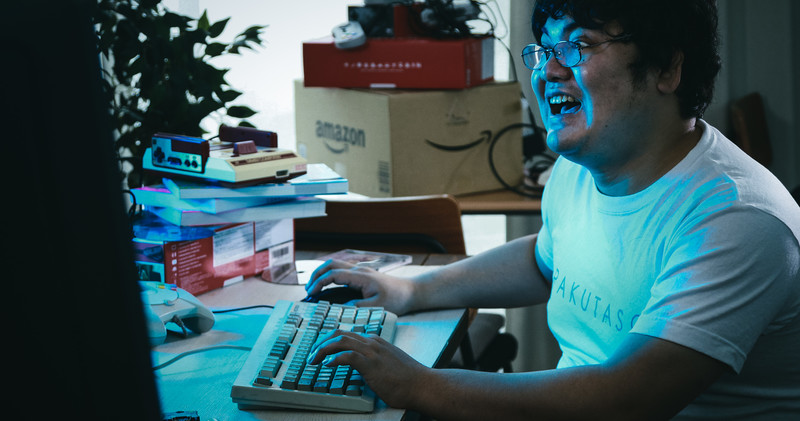
%> input picture A.jpg, 800 x 421 px
$ octave kadai2.m   (GNU Octave 9; MATLAB toolbox functions it lacks are replaced by stand-ins)
%> lines starting %> are read from the running program, lines starting %| are printed output that depends on the picture; in (x1, y1, x2, y2) boxes, pixels count from 0 and x2, y2 are one past the last pixel; in counts of white or black regions, pixels touching at a corner belong together; the program's own positions count from 1
% 課題２　階調数と疑似輪郭
% ２階調，４階調，８階調の画像を生成せよ．
% 下記はサンプルプログラムである．
% 課題作成にあたっては「Lenna」以外の画像を用いよ．

clear; % 変数のオールクリア

ORG=imread('A.jpg'); % 原画像の入力
%> ORG is the input picture: size 421x800x3 uint8; mean R, G, B 59.4, 86.9, 91.5
ORG = rgb2gray(ORG); colormap(gray); colorbar;
imagesc(ORG); axis image; % 画像の表示
pause; % 一時停止

% ２階調画像の生成
IMG = ORG>128;
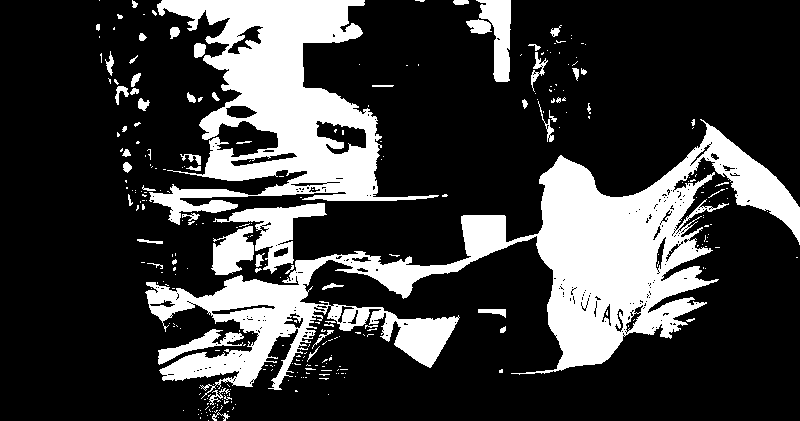
%> IMG: size 421x800 logical; 23.9% white; 303 white regions (245 under 20 px), largest, box (x1, y1, x2, y2) and area: (145, 119, 800, 399) 45114, (149, 0, 439, 225) 25014, (213, 203, 327, 274) 2502
imagesc(IMG); colormap(gray); colorbar;  axis image;
pause;

% ４階調画像の生成
IMG0 = ORG>64;
%> IMG0: size 421x800 logical; 46.4% white; 174 white regions (120 under 20 px), largest, box (x1, y1, x2, y2) and area: (119, 0, 800, 421) 149577, (493, 127, 546, 184) 1434, (99, 49, 142, 107) 782
IMG1 = ORG>128;
IMG2 = ORG>192;
%> IMG2: size 421x800 logical; 7.5% white; 167 white regions (131 under 20 px), largest, box (x1, y1, x2, y2) and area: (158, 0, 364, 168) 11915, (550, 158, 610, 285) 4766, (462, 215, 506, 256) 1449
IMG = IMG0 + IMG1 + IMG2;
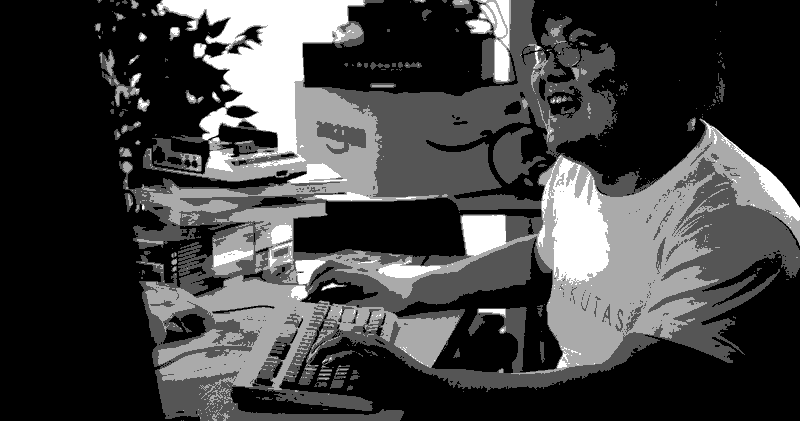
%> IMG: size 421x800 double; min 0, max 3, mean 0.779; drawn with min black and max white
imagesc(IMG); colormap(gray); colorbar;  axis image;
pause;

% ８階調については，各自検討してください．
IMG0 = ORG>32;
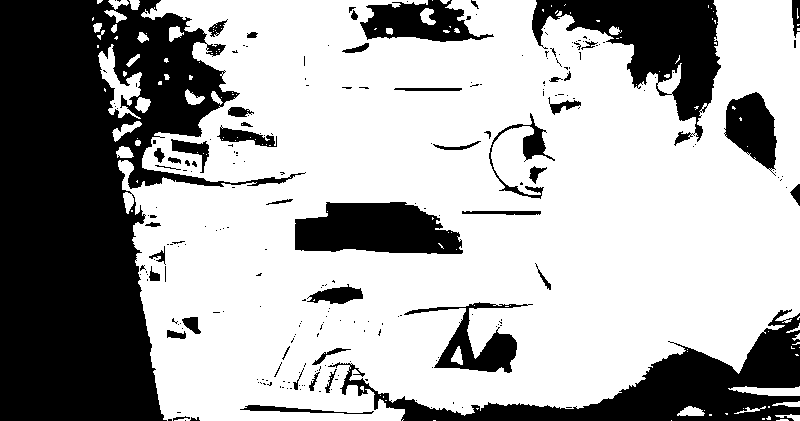
%> IMG0: size 421x800 logical; 65.9% white; 238 black regions (188 under 20 px), largest, box (x1, y1, x2, y2) and area: (0, 0, 306, 421) 66252, (328, 309, 800, 421) 15047, (532, 0, 721, 146) 11043
IMG1 = ORG>64;
IMG2 = ORG>96;
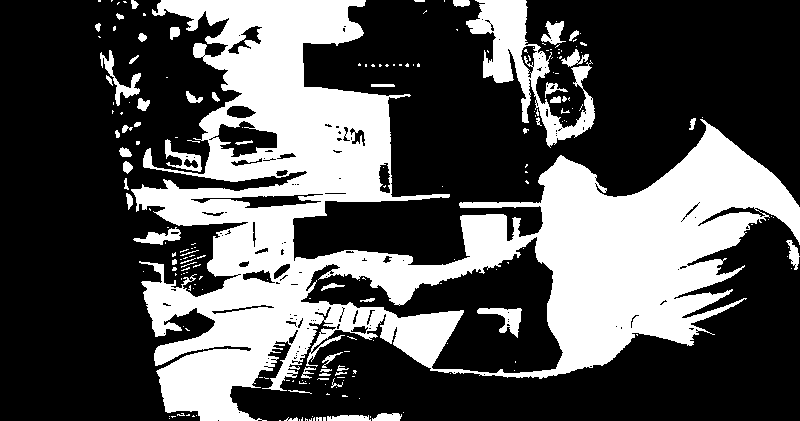
%> IMG2: size 421x800 logical; 33.3% white; 210 white regions (154 under 20 px), largest, box (x1, y1, x2, y2) and area: (131, 0, 800, 421) 100713, (466, 0, 595, 148) 5602, (477, 308, 522, 338) 561
IMG3 = ORG>128;
IMG4 = ORG>160;
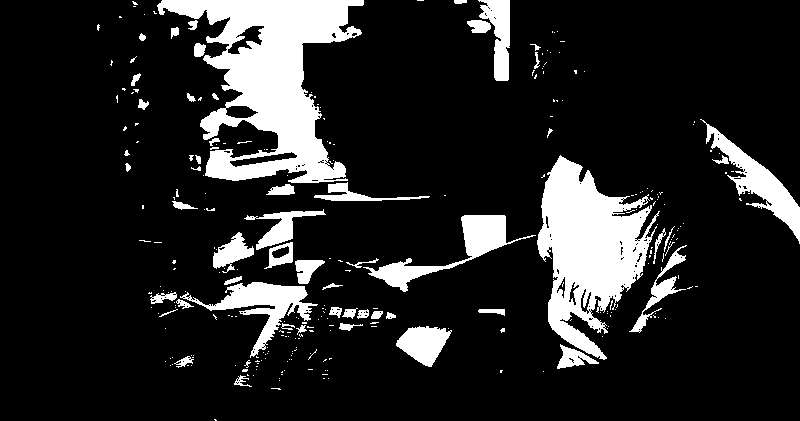
%> IMG4: size 421x800 logical; 14.8% white; 286 white regions (231 under 20 px), largest, box (x1, y1, x2, y2) and area: (157, 0, 364, 183) 17418, (537, 155, 660, 360) 12793, (180, 282, 318, 358) 2860
IMG5 = ORG>192;
IMG6 = ORG>224;
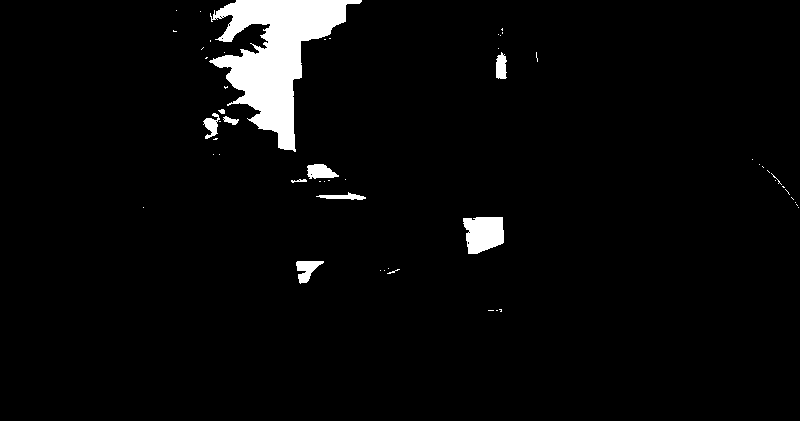
%> IMG6: size 421x800 logical; 3.7% white; 54 white regions (44 under 20 px), largest, box (x1, y1, x2, y2) and area: (209, 0, 362, 152) 9679, (463, 217, 504, 254) 1222, (296, 261, 324, 284) 348
IMG = IMG0 + IMG1 + IMG2 + IMG3 + IMG4 + IMG5 + IMG6;
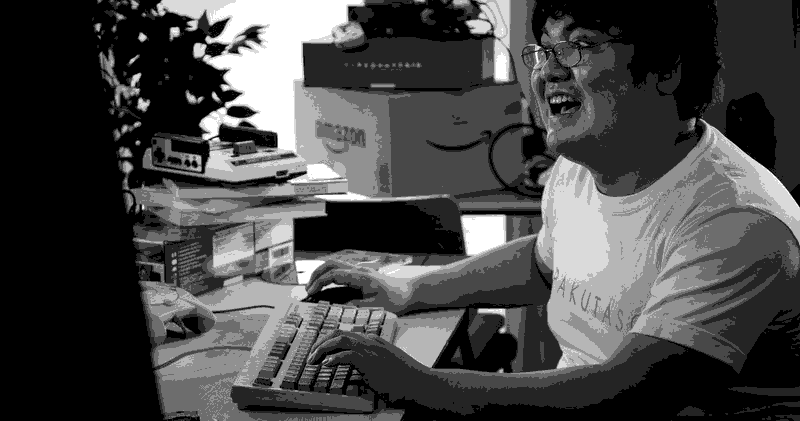
%> IMG: size 421x800 double; min 0, max 7, mean 1.96; drawn with min black and max white
imagesc(IMG); colormap(gray); colorbar;  axis image;
